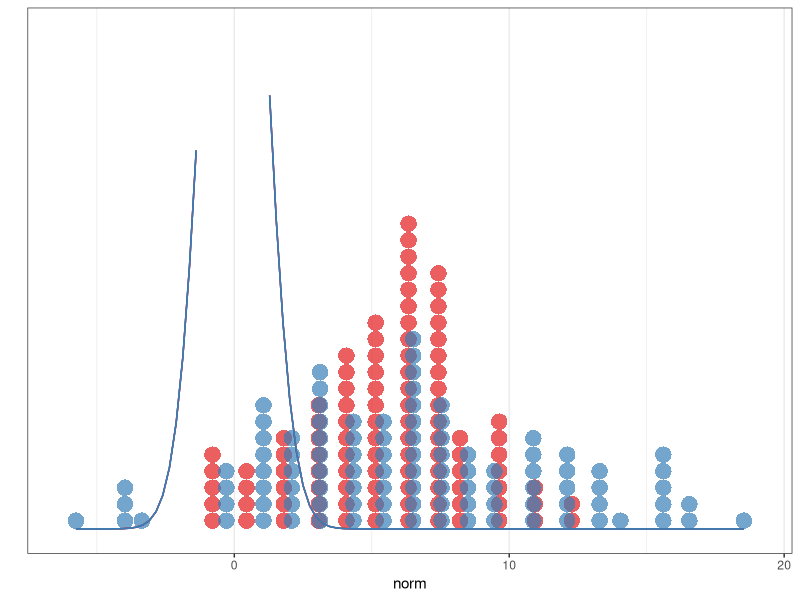
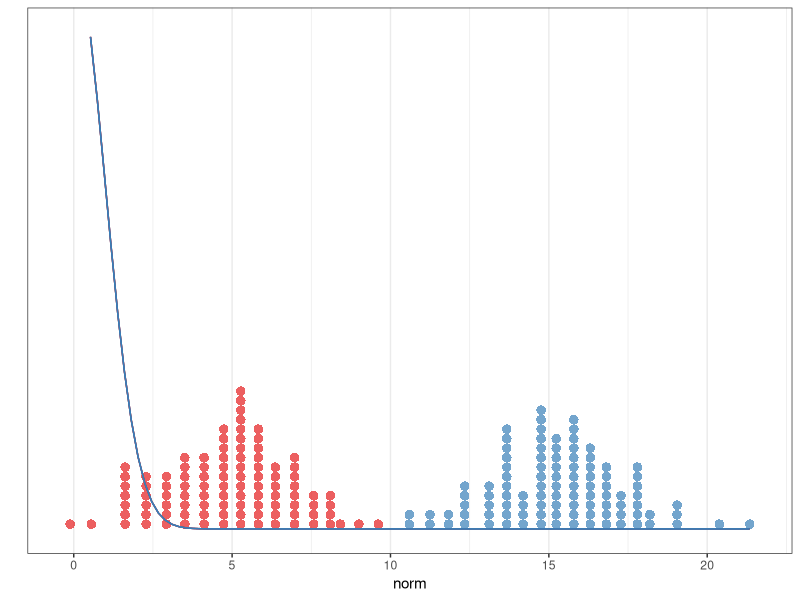

Recreate these plots in R, in order.
require(ggplot2)
df <- data.frame(
  norm = c(rnorm(100, 5, 3), rnorm(100, 7, 5)),
  group=c(rep('l', 100), rep('r', 100))
)

ggplot(df, aes(x=norm, fill=group)) + 
  geom_dotplot(binwidth=1, dotsize=0.6, alpha=0.7, color=NA) +
  scale_y_continuous(name = "", breaks=NULL, limits=c(0, 0.2)) +
  scale_fill_brewer(palette="Set1", guide=FALSE) +
  stat_function(fun=dnorm, arg=list(mean=5, sd=3), color='#E41A1C') + 
  stat_function(fun=dnorm, arg=list(mean=7, sd=5), color="#377EB8") + 
  theme_bw()
 
df <- data.frame(
  norm = c(rnorm(100, 5, 2), rnorm(100, 15, 2)),
  group=c(rep('l', 100), rep('r', 100))
)

ggplot(df, aes(x=norm, fill=group)) + 
  geom_dotplot(binwidth=0.5, dotsize=0.6, alpha=0.7, color=NA) +
  scale_y_continuous(name = "", breaks=NULL, limits=c(0, 0.35)) +
  scale_fill_brewer(palette="Set1", guide=FALSE) +
  stat_function(fun=dnorm, arg=list(mean=5, sd=2), color='#E41A1C') + 
  stat_function(fun=dnorm, arg=list(mean=15, sd=2), color="#377EB8") + 
  theme_bw()

